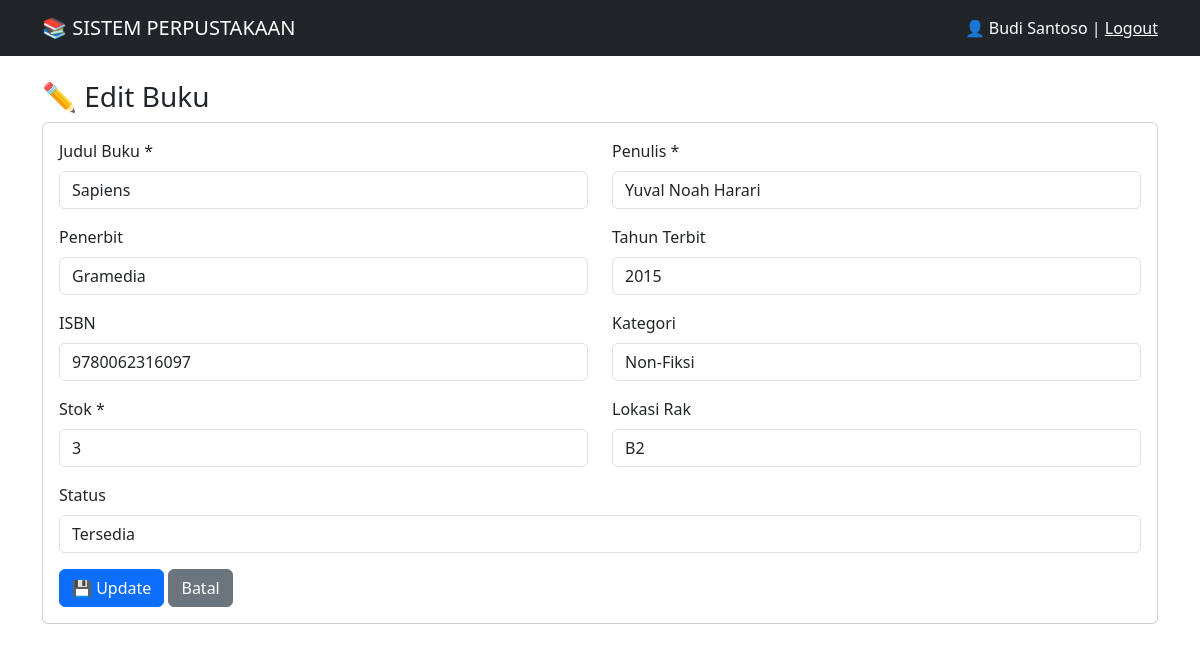
Page /views/buku/edit.php?id=2 (signed in) on the committed database.
### tables this page shows
CREATE TABLE `buku` (
  `buku_id` int(11) NOT NULL,
  `judul` varchar(255) NOT NULL,
  `penulis` varchar(100) NOT NULL,
  `penerbit` varchar(100) DEFAULT NULL,
  `tahun_terbit` int(4) DEFAULT NULL,
  `isbn` varchar(13) DEFAULT NULL,
  `kategori_id` int(11) DEFAULT NULL,
  `stok` int(11) NOT NULL DEFAULT 1,
  `lokasi_rak` varchar(20) DEFAULT NULL,
  `status` enum('tersedia','dipinjam','rusak','hilang') NOT NULL DEFAULT 'tersedia',
  `created_at` timestamp NULL DEFAULT current_timestamp()
);

CREATE TABLE `kategori_buku` (
  `kategori_id` int(11) NOT NULL,
  `nama_kategori` varchar(50) NOT NULL,
  `deskripsi` text DEFAULT NULL
);

### views/buku/edit.php (the view, shortened to what this page needs)
<?php
require_once '../../config/database.php';
$id = $_GET['id'] ?? 0;
$sql = "SELECT * FROM buku WHERE buku_id = :id";
$stmt = $pdo->prepare($sql);
$stmt->execute(['id' => $id]);
$buku = $stmt->fetch();
$kategori = $pdo->query("SELECT * FROM kategori_buku ORDER BY nama_kategori")->fetchAll();
?>
<!DOCTYPE html>
<html lang="id">
<head>
    <link rel="stylesheet" href="https://cdn.jsdelivr.net/npm/bootstrap@5.3.0/dist/css/bootstrap.min.css">
</head>
<body>
    <nav class="navbar navbar-dark bg-dark">
        <div class="container">
            <span class="navbar-brand">📚 SISTEM PERPUSTAKAAN</span>
            <span class="text-white">👤 <?= $_SESSION['nama_lengkap'] ?> | <a href="../../logout.php" class="text-white">Logout</a></span>
        </div>
    </nav>
    <div class="container mt-4">
        <h3>✏️ Edit Buku</h3>
        <div class="card">
            <div class="card-body">
                <form method="POST">
                    <div class="row">
                        <div class="col-md-6 mb-3">
                            <label class="form-label">Judul Buku *</label>
                            <input type="text" name="judul" class="form-control" value="<?= htmlspecialchars($buku['judul']) ?>" required>
                        </div>
                        <div class="col-md-6 mb-3">
                            <label class="form-label">Penulis *</label>
                            <input type="text" name="penulis" class="form-control" value="<?= htmlspecialchars($buku['penulis']) ?>" required>
                        </div>
                        <div class="col-md-6 mb-3">
                            <label class="form-label">Penerbit</label>
                            <input type="text" name="penerbit" class="form-control" value="<?= htmlspecialchars($buku['penerbit']) ?>">
                        </div>
                        <div class="col-md-6 mb-3">
                            <label class="form-label">Tahun Terbit</label>
                            <input type="number" name="tahun_terbit" class="form-control" value="<?= $buku['tahun_terbit'] ?>">
                        </div>
                        <div class="col-md-6 mb-3">
                            <label class="form-label">ISBN</label>
                            <input type="text" name="isbn" class="form-control" value="<?= htmlspecialchars($buku['isbn']) ?>">
                        </div>
                        <div class="col-md-6 mb-3">
                            <label class="form-label">Kategori</label>
                            <select name="kategori_id" class="form-control">
                                <?php foreach ($kategori as $row): ?>
                                    <option value="<?= $row['kategori_id'] ?>" <?= $row['kategori_id'] == $buku['kategori_id'] ? 'selected' : '' ?>>
                                        <?= htmlspecialchars($row['nama_kategori']) ?>
                                    </option>
                                <?php endforeach; ?>
                            </select>
                        </div>
                        <div class="col-md-6 mb-3">
                            <label class="form-label">Stok *</label>
                            <input type="number" name="stok" class="form-control" value="<?= $buku['stok'] ?>" required>
                        </div>
                        <div class="col-md-6 mb-3">
                            <label class="form-label">Lokasi Rak</label>
                            <input type="text" name="lokasi_rak" class="form-control" value="<?= htmlspecialchars($buku['lokasi_rak']) ?>" placeholder="Contoh: A1">
                        </div>
                        <div class="col-md-12 mb-3">
                            <label class="form-label">Status</label>
                            <select name="status" class="form-control">
                                <option value="tersedia" <?= $buku['status'] == 'tersedia' ? 'selected' : '' ?>>Tersedia</option>
                            </select>
                        </div>
                    </div>
                    <button type="submit" class="btn btn-primary">💾 Update</button>
                    <a href="index.php" class="btn btn-secondary">Batal</a>
                </form>
            </div>
        </div>
    </div>
</body>
</html>

### rows in the picture
buku: judul "Sapiens", penulis "Yuval Noah Harari", penerbit "Gramedia", tahun_terbit "2015", isbn "9780062316097", kategori_id "Non-Fiksi", stok "3", lokasi_rak "B2", status "Tersedia"

### other values in the picture
$_SESSION['nama_lengkap'] "Budi Santoso"
